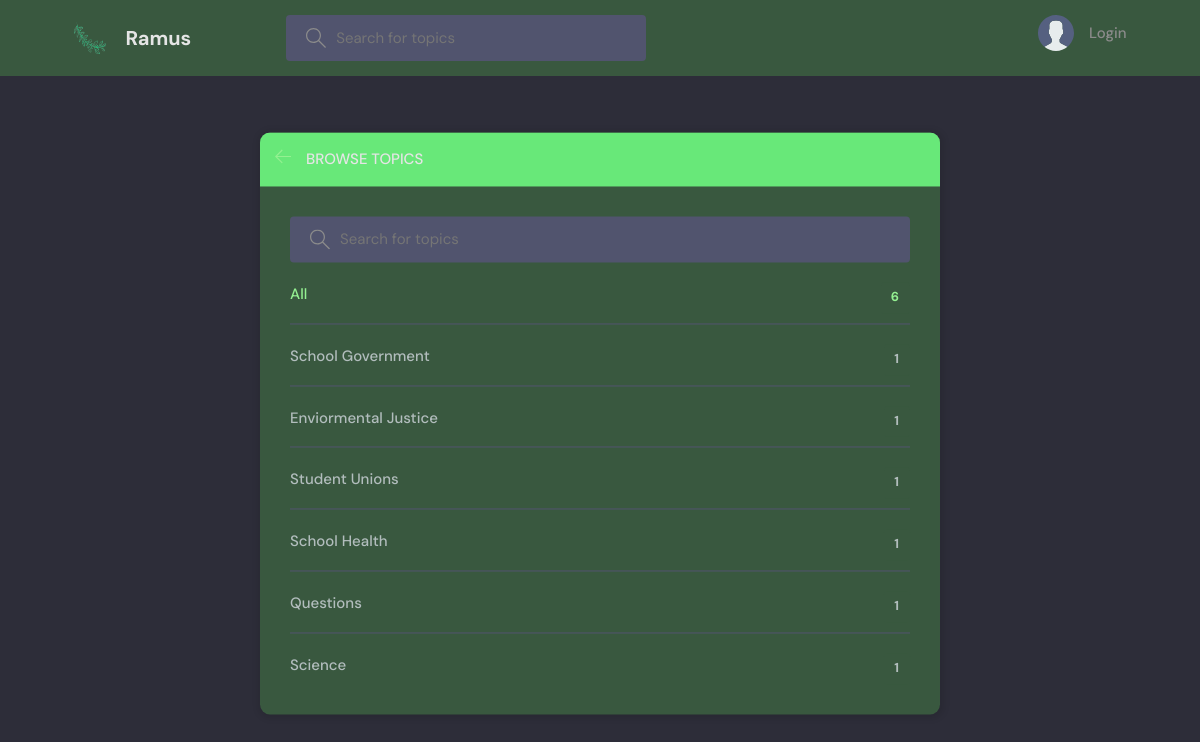
Page /topics/ on the committed database.
### base/models.py (models this page shows, shortened)
class Topic(models.Model):
    name = models.CharField(max_length=200)

### base/views.py (the view)
# urls.py: path('topics/', views.topicsPage, name="topics"),
def topicsPage(request):
    q = request.GET.get('q') if request.GET.get('q') != None else ''
    topics = Topic.objects.filter(name__icontains=q)
    return render(request, 'base/topics.html', {'topics': topics})

### templates/base/topics.html (shortened to what this page needs)
{% extends 'main.html' %}
{% block content %}
<main class="create-room layout">
  <div class="container">
    <div class="layout__box">
      <div class="layout__boxHeader">
        <div class="layout__boxTitle">
          <a href="{% url 'home' %}">
            <svg version="1.1" xmlns="http://www.w3.org/2000/svg" width="32" height="32" viewBox="0 0 32 32">
              <title>arrow-left</title>
              <path
                    d="M13.723 2.286l-13.723 13.714 13.719 13.714 1.616-1.611-10.96-10.96h27.625v-2.286h-27.625l10.965-10.965-1.616-1.607z">
              </path>
            </svg>
          </a>
          <h3>Browse Topics</h3>
        </div>
      </div>
      <div class="topics-page layout__body">
        <form action="" method="GET" class="header__search">
          <label>
            <input name="q" placeholder="Search for topics" />
          </label>
        </form>
        <ul class="topics__list">
          <li>
            <a href="{% url 'topics' %}" class="active">All <span>{{topics.count}}</span></a>
          </li>
          {% for topic in topics %}
          <li>
            <a href="{% url 'home' %}?q={{topic.name}}">{{ topic.name }} <span>{{topic.room_set.all.count}}</span></a>
          </li>
          {% endfor %}
        </ul>
      </div>
    </div>
  </div>
</main>
{% endblock content %}

### static/styles/style.css (style rules this page uses)
:root { --color-main: #94f191; --color-main-light: #e1f6fb; --color-dark: #39583f; --color-dark-medium: #51546e; --color-dark-light: #68e879; --color-light: #e5e5e5; --color-gray: #8b8b8b; --color-light-gray: #b2bdbd; --color-bg: #2d2d39; --color-success: #5dd693; --color-error: #fc4b0b; }
* { font-family: "DM Sans", -apple-system, BlinkMacSystemFont, "Segoe UI", Roboto, Oxygen, Ubuntu, Cantarell, "Open Sans", "Helvetica Neue", sans-serif; margin: 0; padding: 0; box-sizing: border-box; text-rendering: optimizeLegibility; font-size: inherit; }
html { font-size: 56.25%; }
@media only screen and (min-width: 1200px) { html { font-size: 62.5%; } }
body { line-height: 1.6; font-weight: 400; font-size: 1.5rem; color: var(--color-light-gray); background-color: var(--color-bg); min-height: 100vh; }
a { display: inline-block; color: var(--color-main); text-decoration: none; }
.container { max-width: 120rem; width: 90%; margin: auto; }
.header__search > label { background-color: var(--color-dark-medium); padding: 1.3rem 1rem; display: flex; align-items: center; gap: 1rem; border-radius: 4px; }
.header__search svg { fill: var(--color-gray); width: 2rem; height: 2rem; margin-left: 1rem; }
.header__search input { width: 30rem; background: transparent; border: none; outline: none; color: var(--color-light); }
.layout { margin-top: 2.4rem; }
.layout > .container { display: flex; justify-content: space-between; align-items: flex-start; }
.layout__box { width: 90%; max-width: 48rem; min-height: 40rem; position: absolute; top: 50%; left: 50%; transform: translate(-50%, -46%); background-color: var(--color-dark); border-radius: 1rem; box-shadow: 1px 1px 6px 3px rgba(0, 0, 0, 0.1); overflow: hidden; }
.layout__boxHeader { display: flex; padding: 1.5rem; background-color: var(--color-dark-light); }
.layout__boxTitle { display: flex; gap: 1.5rem; align-items: center; }
.layout__boxTitle h3 { text-transform: uppercase; font-weight: 500; color: var(--color-light); }
.layout__boxTitle svg { width: 1.6rem; height: 1.6rem; fill: var(--color-main); }
.layout__body { margin: 3rem; }
.topics__list { list-style: none; }
.topics__list li a { display: flex; justify-content: space-between; margin-bottom: 3rem; font-weight: 500; color: var(--color-light-gray); transition: all 0.3s ease-in-out; }
.topics__list li a.active, .topics__list li a:hover { color: var(--color-main); }
.topics__list li a span { padding: 0.5rem 1rem; background-color: var(--color-dark); border-radius: 3px; font-size: 1.3rem; font-weight: 700; letter-spacing: 1px; }
.topics-page .topics__list li:not(:last-child) a { margin: 2rem 0; padding-bottom: 1rem; text-decoration: none; border-bottom: 1px solid var(--color-dark-medium); }
.topics-page .header__search { display: block; }
.create-room.layout .layout__box { max-width: 68rem; }

### rows in the picture
Topic: name "School Government", room_set.all.count "1"
Topic: name "Enviormental Justice", room_set.all.count "1"
Topic: name "Student Unions", room_set.all.count "1"
Topic: name "School Health", room_set.all.count "1"
Topic: name "Questions", room_set.all.count "1"
Topic: name "Science", room_set.all.count "1"

### other values in the picture
{{ topics.count }} "6"
